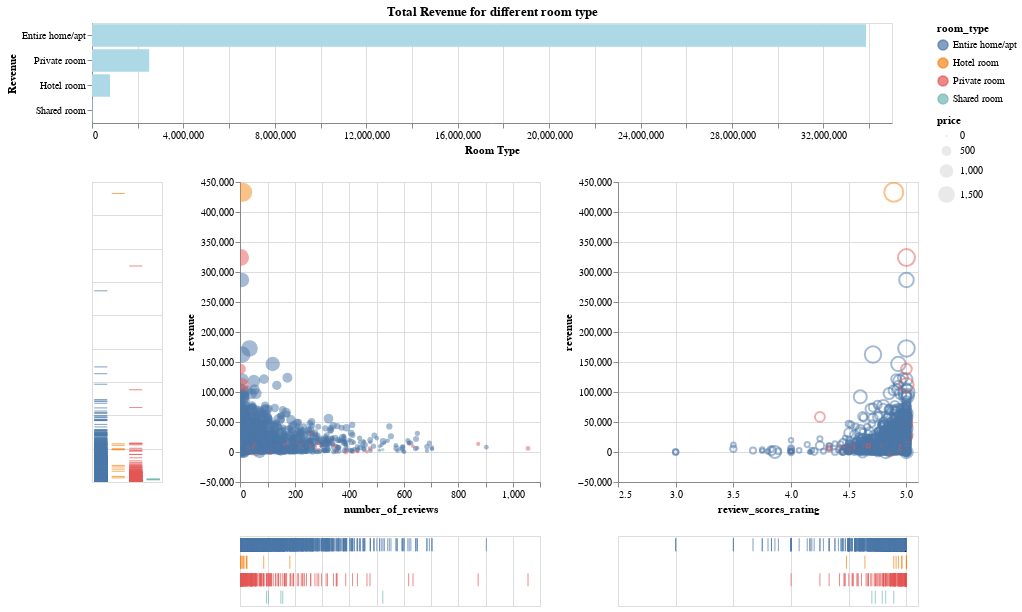

Write notebook code for a chart like this one.
### Code cell
selection = alt.selection_single(fields=['room_type'],name='Random')
color = alt.condition(selection,
                      alt.value('lightblue'),
                      alt.value('lightgray'))

bar=(alt.Chart(nc_listings)
 .mark_bar()
 .encode(x='sum(revenue):Q',
         y=alt.X('room_type:N',
         sort=alt.EncodingSortField(field='revenue', op='sum', 
                            order='descending')),
         color=color
        )
).add_selection(selection).properties(
        width=800,
        height=100,
    ).interactive()

bar.title ="Total Revenue for different room type"
bar.encoding.x.title = 'Room Type'
bar.encoding.y.title = 'Revenue'


color1 = alt.condition(selection,
                      alt.Color('room_type:N'),
#                       alt.value('steelblue'),
                      alt.value('lightgray'))
opacity = alt.condition(selection, alt.value(0.5), alt.value(0.05))

scatter_plot1 = alt.Chart(nc_listings).mark_circle(clip=True).encode(
    alt.X('number_of_reviews:Q', scale=alt.Scale(zero=False, domain=(-1, 1100))), #, type='quantitative' .scale(domain=(0.1, 5.5))
    alt.Y('revenue', scale=alt.Scale(zero=False, padding=1),),
    color=color1,
    opacity=opacity,
    size=alt.Size('price:Q'),
#     opacity=alt.value(0.5),
    tooltip=['revenue:Q', 'number_of_reviews:Q', 'room_type:N', 'beds:O'],
    ).properties(
        width=300,
        height=300,
    ).interactive()

scatter_plot2 = alt.Chart(nc_listings).mark_point().encode(
    alt.X('review_scores_rating:Q', scale=alt.Scale(zero=False,domain=(2.5, 5.1))), #, type='quantitative'
    alt.Y('revenue', scale=alt.Scale(zero=False, padding=1),),
    color=color1,
    opacity=opacity,
    size='price',
#     opacity=alt.value(0.5),
    tooltip=['revenue:Q', 'review_scores_rating:Q', 'room_type:N', 'beds:O'],
    ).properties(
        width=300,
        height=300,
    ).interactive()

# Configure the ticks
tick_axis = alt.Axis(labels=False, domain=False, ticks=False)

x_ticks1 = alt.Chart(nc_listings).mark_tick().encode(
    alt.X('number_of_reviews:Q', title='', axis=tick_axis, scale=alt.Scale(zero=False, domain=(-1, 1100))),
    alt.Y('room_type:N', title='', axis=tick_axis),
    color=color1
).properties(
        width=300,
        height=70,
).interactive()

x_ticks2 = alt.Chart(nc_listings).mark_tick().encode(
    alt.X('review_scores_rating:Q', title='', scale=alt.Scale(zero=False,domain=(2.5, 5.1)), axis=tick_axis),
    alt.Y('room_type:N', title='', axis=tick_axis),
    color=color1
).properties(
        width=300,
        height=70,
).interactive()

y_ticks = alt.Chart(nc_listings).mark_tick().encode(
    alt.X('room_type:N', title='', axis=tick_axis),
    alt.Y('revenue', title='', axis=tick_axis),
    color=color1
).properties(
        width=70,
        height=300,
).interactive()

# Build the chart
bar & (y_ticks | ((scatter_plot1 & x_ticks1) | (scatter_plot2 & x_ticks2)) )

### Figure 1 — Vega-Lite specification as saved in the notebook (floating-point values rounded to 4 significant figures; data arrays with more than 128 entries replaced by an {"elided": "..."} marker saying what was removed)
{"config": {"view": {"continuousWidth": 400, "continuousHeight": 300}}, "vconcat": [{"mark": "bar", "encoding": {"color": {"condition": {"value": "lightblue", "selection": "Random"}, "value": "lightgray"}, "x": {"aggregate": "sum", "field": "revenue", "title": "Room Type", "type": "quantitative"}, "y": {"field": "room_type", "sort": {"field": "revenue", "op": "sum", "order": "descending"}, "title": "Revenue", "type": "nominal"}}, "height": 100, "selection": {"Random": {"type": "single", "fields": ["room_type"]}, "selector051": {"type": "interval", "bind": "scales", "encodings": ["x", "y"]}}, "title": "Total Revenue for different room type", "width": 800}, {"hconcat": [{"mark": "tick", "encoding": {"color": {"condition": {"field": "room_type", "type": "nominal", "selection": "Random"}, "value": "lightgray"}, "x": {"axis": {"domain": false, "labels": false, "ticks": false}, "field": "room_type", "title": "", "type": "nominal"}, "y": {"axis": {"domain": false, "labels": false, "ticks": false}, "field": "revenue", "title": "", "type": "quantitative"}}, "height": 300, "selection": {"selector056": {"type": "interval", "bind": "scales", "encodings": ["x", "y"]}}, "width": 70}, {"hconcat": [{"vconcat": [{"mark": {"type": "circle", "clip": true}, "encoding": {"color": {"condition": {"field": "room_type", "type": "nominal", "selection": "Random"}, "value": "lightgray"}, "opacity": {"condition": {"value": 0.5, "selection": "Random"}, "value": 0.05}, "size": {"field": "price", "type": "quantitative"}, "tooltip": [{"field": "revenue", "type": "quantitative"}, {"field": "number_of_reviews", "type": "quantitative"}, {"field": "room_type", "type": "nominal"}, {"field": "beds", "type": "ordinal"}], "x": {"field": "number_of_reviews", "scale": {"domain": [-1, 1100], "zero": false}, "type": "quantitative"}, "y": {"field": "revenue", "scale": {"padding": 1, "zero": false}, "type": "quantitative"}}, "height": 300, "selection": {"selector052": {"type": "interval", "bind": "scales", "encodings": ["x", "y"]}}, "width": 300}, {"mark": "tick", "encoding": {"color": {"condition": {"field": "room_type", "type": "nominal", "selection": "Random"}, "value": "lightgray"}, "x": {"axis": {"domain": false, "labels": false, "ticks": false}, "field": "number_of_reviews", "scale": {"domain": [-1, 1100], "zero": false}, "title": "", "type": "quantitative"}, "y": {"axis": {"domain": false, "labels": false, "ticks": false}, "field": "room_type", "title": "", "type": "nominal"}}, "height": 70, "selection": {"selector054": {"type": "interval", "bind": "scales", "encodings": ["x", "y"]}}, "width": 300}]}, {"vconcat": [{"mark": "point", "encoding": {"color": {"condition": {"field": "room_type", "type": "nominal", "selection": "Random"}, "value": "lightgray"}, "opacity": {"condition": {"value": 0.5, "selection": "Random"}, "value": 0.05}, "size": {"field": "price", "type": "quantitative"}, "tooltip": [{"field": "revenue", "type": "quantitative"}, {"field": "review_scores_rating", "type": "quantitative"}, {"field": "room_type", "type": "nominal"}, {"field": "beds", "type": "ordinal"}], "x": {"field": "review_scores_rating", "scale": {"domain": [2.5, 5.1], "zero": false}, "type": "quantitative"}, "y": {"field": "revenue", "scale": {"padding": 1, "zero": false}, "type": "quantitative"}}, "height": 300, "selection": {"selector053": {"type": "interval", "bind": "scales", "encodings": ["x", "y"]}}, "width": 300}, {"mark": "tick", "encoding": {"color": {"condition": {"field": "room_type", "type": "nominal", "selection": "Random"}, "value": "lightgray"}, "x": {"axis": {"domain": false, "labels": false, "ticks": false}, "field": "review_scores_rating", "scale": {"domain": [2.5, 5.1], "zero": false}, "title": "", "type": "quantitative"}, "y": {"axis": {"domain": false, "labels": false, "ticks": false}, "field": "room_type", "title": "", "type": "nominal"}}, "height": 70, "selection": {"selector055": {"type": "interval", "bind": "scales", "encodings": ["x", "y"]}}, "width": 300}]}]}]}], "data": {"name": "data-61a8f52452a4b96195d38b13be9a2fa2"}, "$schema": "https://vega.github.io/schema/vega-lite/v4.17.0.json", "datasets": {"data-61a8f52452a4b96195d38b13be9a2fa2": {"elided": "2018 records"}}}
